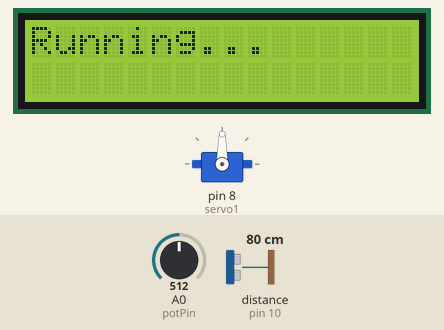
This sketch was run on a simulated Arduino Uno, built with avr-gcc and run on an emulated ATmega328P. Parts: 16×2 character LCD, servo. Wiring (inferred from the names in the program): ultrasonic range finder: trigger pin 9; echo pin 10. Inputs (shaded band) come from the test bench; at power-on: distance to the obstacle (sensor on pin 10) 80 cm, A0 (potPin) = 512. The echo pulse lasts 58.3 µs per cm; what the sketch prints to the serial monitor is not drawn.

Above: at 1.6 s.
1.7 s: distance to the obstacle (sensor on pin 10) set to 18 cm
4.7 s: distance to the obstacle (sensor on pin 10) set to 14 cm
At 7.9 s:
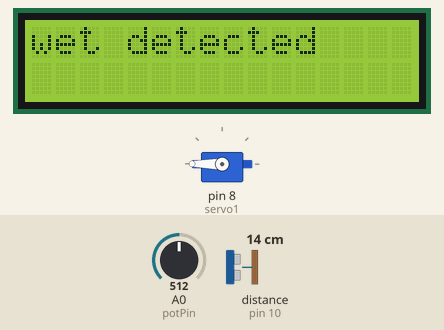
At 10.6 s:
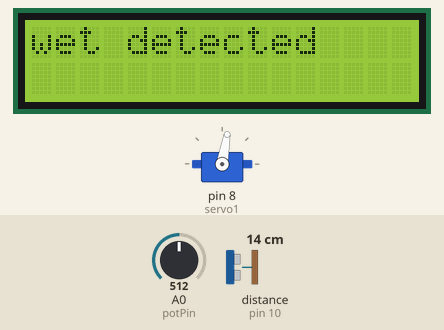
10.7 s: distance to the obstacle (sensor on pin 10) set to 4 cm
12.9 s: distance to the obstacle (sensor on pin 10) set to 2 cm
Timing chart, 0 to 18.2 s (numbered marks = the images above; inputs shaded):
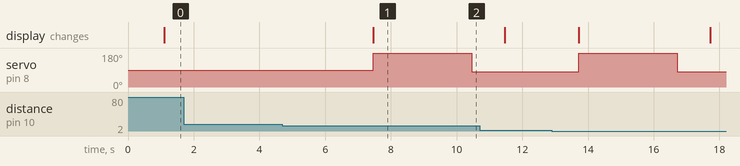

The sketch:

sketch_jun20a.ino
```cpp
#include <Servo.h>
#include <LiquidCrystal.h>
Servo servo1;
const int trigPin = 9;
const int echoPin = 10;
const int rs = 12, en = 11, d4 = 5, d5 = 4, d6 = 3, d7 = 2;
LiquidCrystal lcd(rs, en, d4, d5, d6, d7);
long duration;
int distance=0;
int potPin = A0; //input pin
int soil=0;
int fsoil;
void setup()
{
  Serial.begin(9600);
  lcd.begin(16, 2);
  // Print a message to the LCD.
  //lcd.print("hello, world!");
//Serial.print("Humidity");
pinMode(trigPin, OUTPUT);
pinMode(echoPin, INPUT);
servo1.attach(8);
}
void loop()
{


  int soil=0;
  for(int i=0;i<2;i++)
  {
digitalWrite(trigPin, LOW);
delayMicroseconds(7);
digitalWrite(trigPin, HIGH);
delayMicroseconds(10);
digitalWrite(trigPin, LOW);
delayMicroseconds(10);
duration = pulseIn(echoPin, HIGH);
distance= duration*0.034/2+distance;
delay(10);

  }
  distance=distance/2;
  Serial.println(distance);
if ((distance <15 && distance>1) || fsoil>3)
{
  delay(1000);
for(int i=0;i<3;i++)
{
soil = analogRead(potPin) ;
soil = constrain(soil, 485, 1023);
fsoil = (map(soil, 485, 1023, 100, 0))+fsoil;
delay(75);
}
fsoil=fsoil/3;
Serial.println(fsoil);
Serial.print("%");
if(fsoil>3)
{delay(1000);
  Serial.print("WET ");
  lcd.clear();
  lcd.print("wet detected");
  servo1.write(180);
delay(3000);}
else{ delay(1000);
  Serial.print("dry ");
  lcd.clear();
  lcd.print("dry detected");
servo1.write(0);
delay(3000);}

servo1.write(80);}
distance=0;
fsoil=0;
delay(1000);
lcd.clear();
lcd.print("Running...");


}
```

Measured:
- the behaviour switches between 16 and 15 cm on distance to the obstacle (sensor on pin 10) (found by bisection; images 0 and 1)
- after the input at 1.7 s, every drawn part: stays the same
- after the input at 4.7 s, servo on pin 8 (servo1): 90° → 180° after 2.8 s, → 80° 3.0 s later; the display: changes after 2.8 s (image 1)
